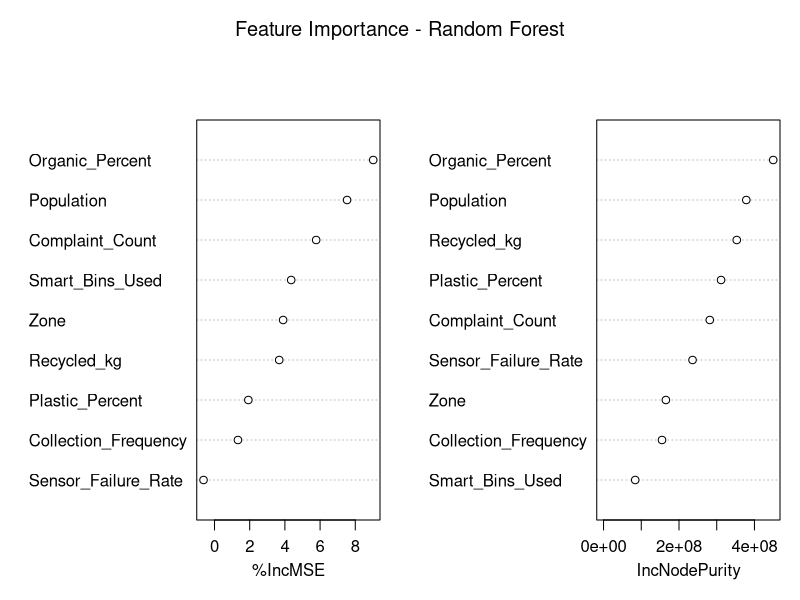
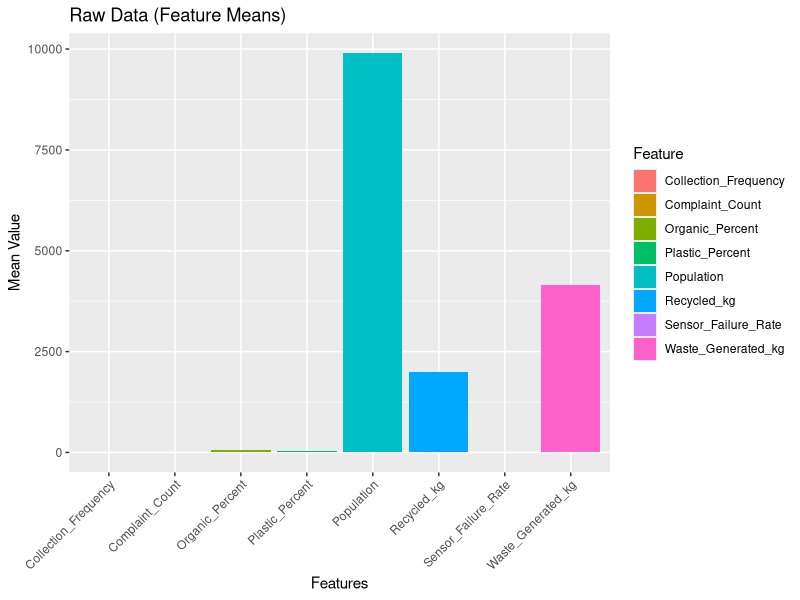
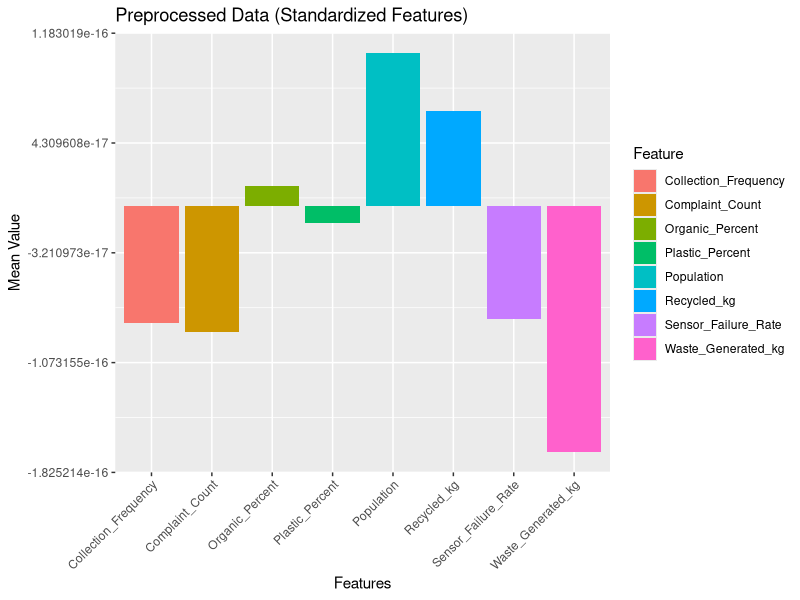
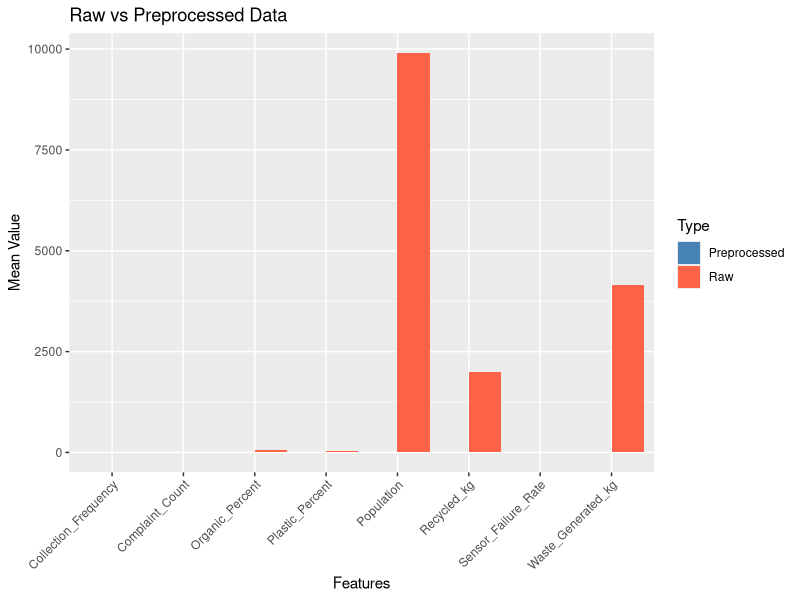

Recreate these plots in R, in order.
# ==============================================
# Preprocessing Waste Management Data
# ==============================================

# Step 1: Install packages (first time only)
# install.packages(c("dplyr","ggplot2","randomForest"))

library(dplyr)
library(ggplot2)
library(randomForest)

# Step 2: Load the provided dataset
data <- read.csv("synthetic_waste_mgmt_data.csv")

# View first few rows
head(data)
cat("✅ Dataset Loaded. Rows:", nrow(data), "Columns:", ncol(data), "\n")

# Step 3: Identify numeric and categorical columns
num_cols <- sapply(data, is.numeric)
cat_cols <- !num_cols

# Step 4: Missing Value Handling ----------------------
# Numeric columns - replace NA with mean
for (col in names(data)[num_cols]) {
  data[[col]][is.na(data[[col]])] <- mean(data[[col]], na.rm = TRUE)
}

# Categorical columns - replace NA with mode
for (col in names(data)[cat_cols]) {
  mode_val <- names(sort(table(data[[col]]), decreasing = TRUE))[1]
  data[[col]][is.na(data[[col]])] <- mode_val
}

cat("✅ Missing values handled\n")

# Step 5: Standardization (Z-score scaling) -----------
data_standard <- data
data_standard[num_cols] <- scale(data[num_cols])

cat("✅ Standardization complete (mean=0, sd=1)\n")

# Step 6: Random Forest for Feature Importance --------
# Convert categorical columns to factors
for (col in names(data)[cat_cols]) {
  data[[col]] <- as.factor(data[[col]])
}

set.seed(123)
rf_model <- randomForest(Waste_Generated_kg ~ ., data=data, ntree=100, importance=TRUE)
cat("✅ Random Forest model built for feature importance\n")

# View importance
importance_vals <- importance(rf_model)
print(importance_vals)
varImpPlot(rf_model, main="Feature Importance - Random Forest")

# Step 7: Calculate Means for Visualization -----------
raw_means <- colMeans(data[num_cols])
std_means <- colMeans(data_standard[num_cols])

raw_df <- data.frame(Feature = names(raw_means), MeanValue = raw_means)
std_df <- data.frame(Feature = names(std_means), MeanValue = std_means)

compare_df <- data.frame(
  Feature = rep(names(raw_means), 2),
  MeanValue = c(raw_means, std_means),
  Type = rep(c("Raw","Preprocessed"), each = length(raw_means))
)

# -------------------------------
# Graph 1: Raw Data
ggplot(raw_df, aes(x=Feature, y=MeanValue, fill=Feature)) +
  geom_bar(stat="identity") +
  labs(title="Raw Data (Feature Means)", x="Features", y="Mean Value") +
  theme(axis.text.x = element_text(angle=45, hjust=1))

# -------------------------------
# Graph 2: Preprocessed Data
ggplot(std_df, aes(x=Feature, y=MeanValue, fill=Feature)) +
  geom_bar(stat="identity") +
  labs(title="Preprocessed Data (Standardized Features)", 
       x="Features", y="Mean Value") +
  theme(axis.text.x = element_text(angle=45, hjust=1))

# -------------------------------
# Graph 3: Comparison (Raw vs Preprocessed)
ggplot(compare_df, aes(x=Feature, y=MeanValue, fill=Type)) +
  geom_bar(stat="identity", position="dodge") +
  labs(title="Raw vs Preprocessed Data", x="Features", y="Mean Value") +
  theme(axis.text.x = element_text(angle=45, hjust=1)) +
  scale_fill_manual(values=c("Raw"="tomato","Preprocessed"="steelblue"))
